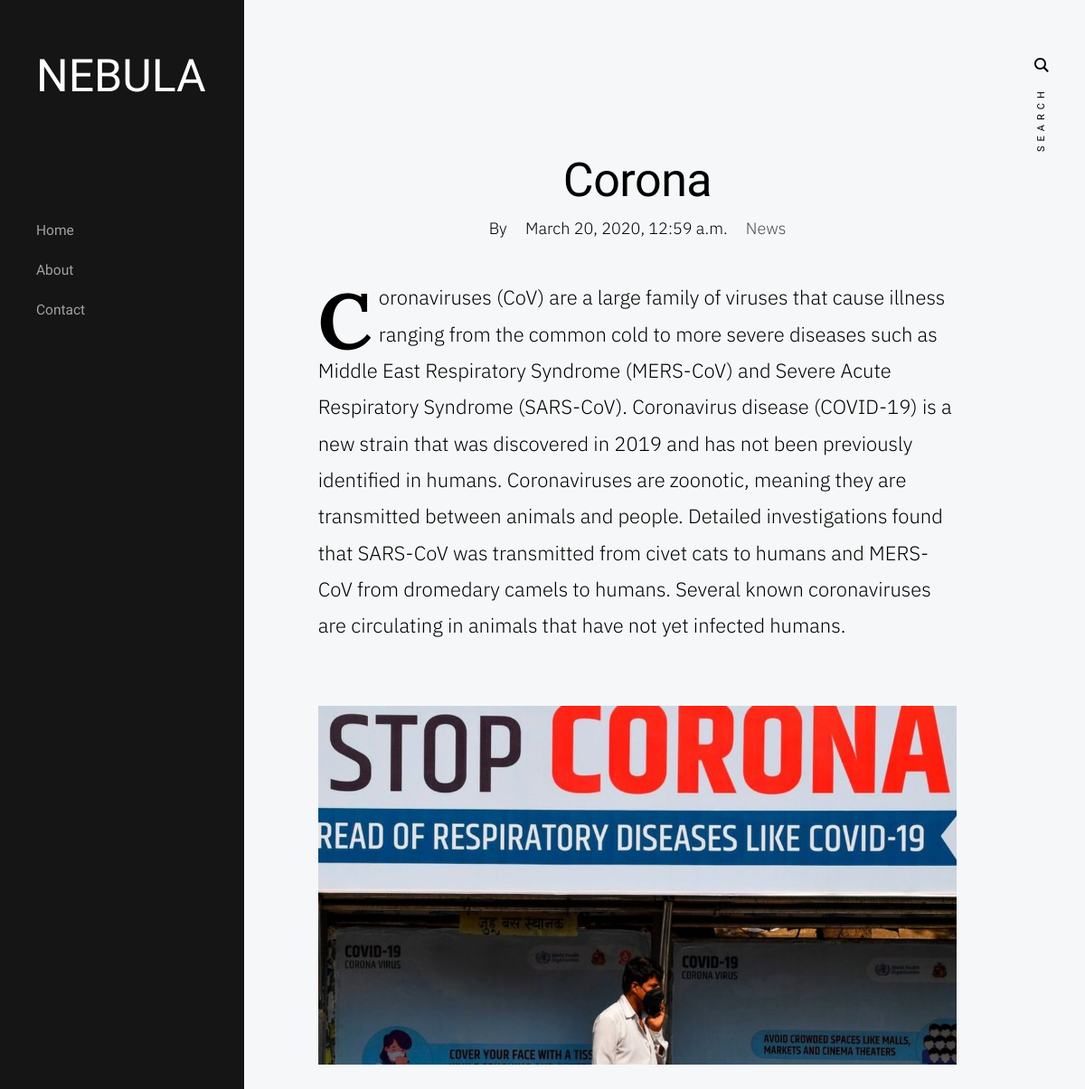
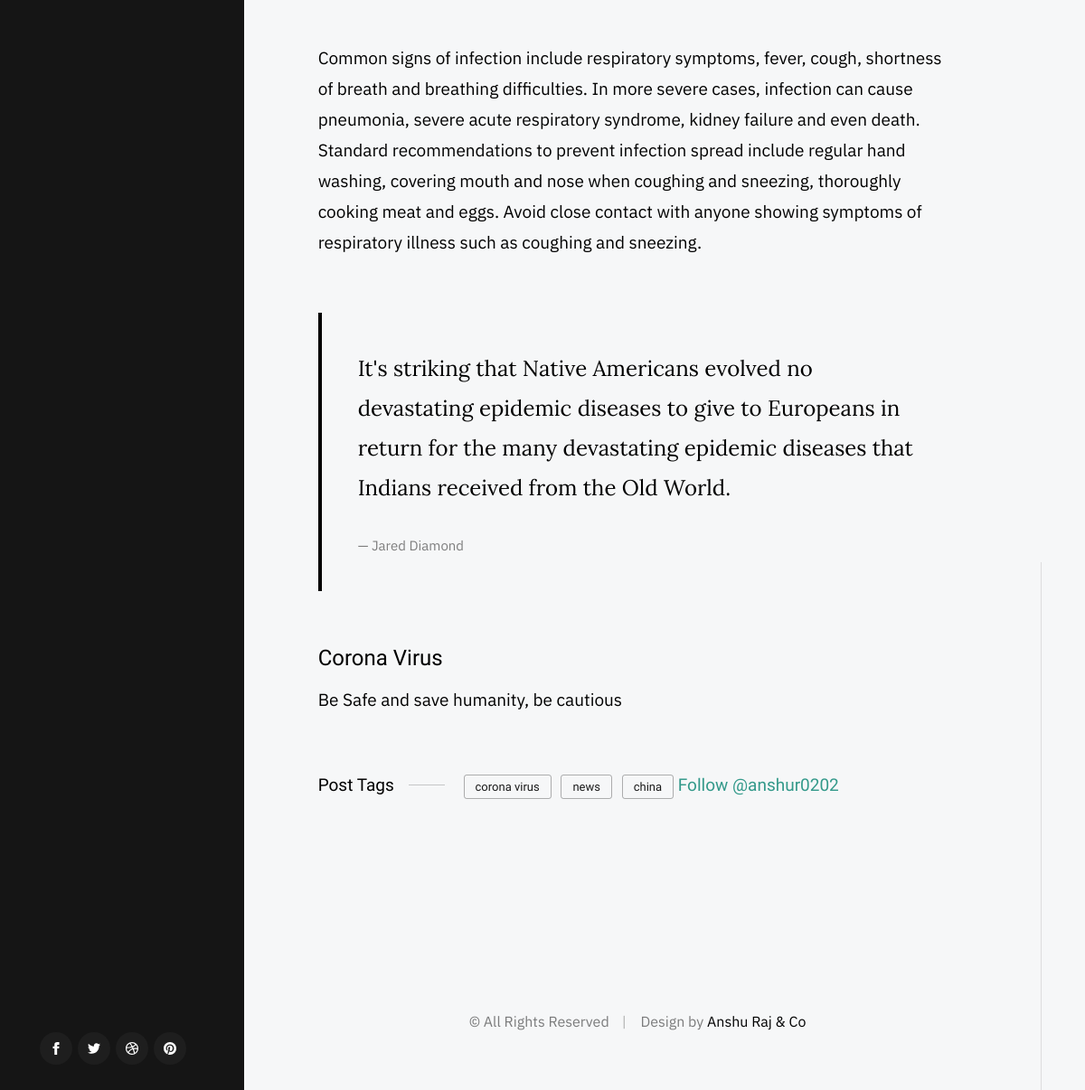
The app's page /corona/ with its own data (2 pictures, top to bottom).
### blog/models.py (models this page shows, shortened)
class Post(models.Model):
    CATEGORY_CHOICES= (
        ('Technology','Technology'),
        ('News','News'),
        ('Sports','Sports')
    )
    cover = models.FileField(default='')
    cover2 = models.FileField(default='')
    title =  models.CharField(max_length=2000)
    slug= models.SlugField(default='')
    author = models.CharField(max_length=2000,default='')
    text = models.TextField(default='')
    text2 = models.TextField(default='')
    quote = models.CharField(max_length=2000,default='')
    quote_name = models.CharField(max_length=2000,default='')
    l_heading = models.CharField(max_length=2000,default='')
    l_heading_text = models.CharField(max_length=2000,default='')
    s_heading = models.CharField(max_length=2000,default='')
    s_heading_text = models.CharField(max_length=2000,default='')
    category = models.CharField(max_length=2000, choices = CATEGORY_CHOICES)
    created_date = models.DateTimeField(default='')
    tag_1 = models.CharField(max_length=2000,default='')
    tag_2 = models.CharField(max_length=2000,default='')
    tag_3 = models.CharField(max_length=2000,default='')
    class Meta:
           ordering =['-created_date']

### blog/views.py (the view)
# urls.py: path('<slug:slug>/',PostDetailView.as_view(),name='post_detail')
class PostDetailView(DetailView):
    model = Post
    template_name= 'Post_detail.html'

### templates/post_detail.html (shortened to what this page needs)
{% extends 'base.html' %}
{% block content %}
        <div class="s-content content">
            <main class="row content__page">
                <article class="column large-full entry format-standard">
                    <div class="media-wrap entry__media">
                        <div class="entry__post-thumb">
                        </div>
                    </div>
                    <div class="content__page-header entry__header">
                        <h1 class="display-1 entry__title">
                        {{ post.title }}
                        </h1>
                        <ul class="entry__header-meta">
                            <li class="author">By <a href="#0">{{post_author}}</a></li>
                            <li class="date">{{object.created_date}}</li>
                            <li class="cat-links">
                                <a href="#0">{{ object.category}}</a>
                            </li>
                        </ul>
                    </div>
                    <div class="entry__content">
                        <p class="lead drop-cap">
                       {{ object.text }}
                        <p>
                            <img src="{{ post.cover2.url }}" alt="">
                        </p>
                        <p>
                            {{object.text2 }}
                        </p>
                        <blockquote>
                            <p>
                           {{ object.quote }}
                            </p>
                            <cite>{{ object.quote_name }}</cite>
                        </blockquote>
                        <h3>{{ object.s_heading }}</h3>
                        <p>
                            {{ object.s_heading_text}}
                        </p>
                        <p class="entry__tags">
                            <span>Post Tags</span>
                            <span class="entry__tag-list">
                                <a href="#0">{{ object.tag_1}}</a>
                                <a href="#0">{{ object.tag_2}}</a>
                                <a href="#0">{{ object.tag_3}}</a>
                            </span>
                            <a href="https://twitter.com/anshur0202?ref_src=twsrc%5Etfw" class="twitter-follow-button" data-show-count="false">Follow @anshur0202</a>
                        </p>
                        <br>
                    </div>
                </article>
{% endblock content %}

### static/css/base.css (style rules this page uses)
html { line-height: 1.15; -webkit-text-size-adjust: 100%; }
body { margin: 0; }
main { display: block; }
h1 { font-size: 2em; margin: 0.67em 0; }
a { background-color: transparent; }
img { border-style: none; }
html { font-size: 62.5%; box-sizing: border-box; }
*, *::before, *::after { box-sizing: inherit; }
body { font-weight: normal; line-height: 1; word-wrap: break-word; -moz-font-smoothing: grayscale; -moz-osx-font-smoothing: grayscale; -webkit-font-smoothing: antialiased; -webkit-overflow-scrolling: touch; -webkit-text-size-adjust: none; }
svg, img, video embed, iframe, object { max-width: 100%; height: auto; }
div, dl, dt, dd, ul, ol, li, h1, h2, h3, h4, h5, h6, pre, form, p, blockquote, th, td { margin: 0; padding: 0; }
p { font-size: inherit; text-rendering: optimizeLegibility; }
ol, ul { list-style: none; }
li { display: block; }
a { text-decoration: none; line-height: inherit; }
.row { width: 89%; max-width: 1200px; margin: 0 auto; display: -ms-flexbox; display: -webkit-flex; display: flex; -webkit-flex-flow: row wrap; -ms-flex-flow: row wrap; flex-flow: row wrap; }
.column { -webkit-flex: 1 1 0%; -ms-flex: 1 1 0%; flex: 1 1 0%; padding: 0 20px; }
.large-12, .large-full { -webkit-flex: 0 0 100%; -ms-flex: 0 0 100%; flex: 0 0 100%; max-width: 100%; }
@media screen and (max-width:1200px) { .column { padding: 0 16px; } }

### records on screen
Post: title "Corona", created_date "March 20, 2020, 12:59 a.m.", category "News", text "Coronaviruses (CoV) are a large family of viruses that cause illness ranging from the common cold to more severe diseases such as Middle East Respiratory Syndrome (MERS-CoV) and Severe Acute Respiratory Syndrome (SARS-CoV). Coronavirus disease (COVID-19) is a new strain that was discovered in 2019 and has not been previously identified in humans. Coronaviruses are zoonotic, meaning they are transmitted between animals and people. Detailed investigations found that SARS-CoV was transmitted from civet cats to humans and MERS-CoV from dromedary camels to humans. Several known coronaviruses are circulating in animals that have not yet infected humans.", cover2 (picture), text2 "Common signs of infection include respiratory symptoms, fever, cough, shortness of breath and breathing difficulties. In more severe cases, infection can cause pneumonia, severe acute respiratory syndrome, kidney failure and even death. Standard recommendations to prevent infection spread include regular hand washing, covering mouth and nose when coughing and sneezing, thoroughly cooking meat and eggs. Avoid close contact with anyone showing symptoms of respiratory illness such as coughing and sneezing.", quote "It's striking that Native Americans evolved no devastating epidemic diseases to give to Europeans in return for the many devastating epidemic diseases that Indians received from the Old World.", quote_name "Jared Diamond", s_heading "Corona Virus", s_heading_text "Be Safe and save humanity, be cautious", tag_1 "corona virus", tag_2 "news", tag_3 "china"
